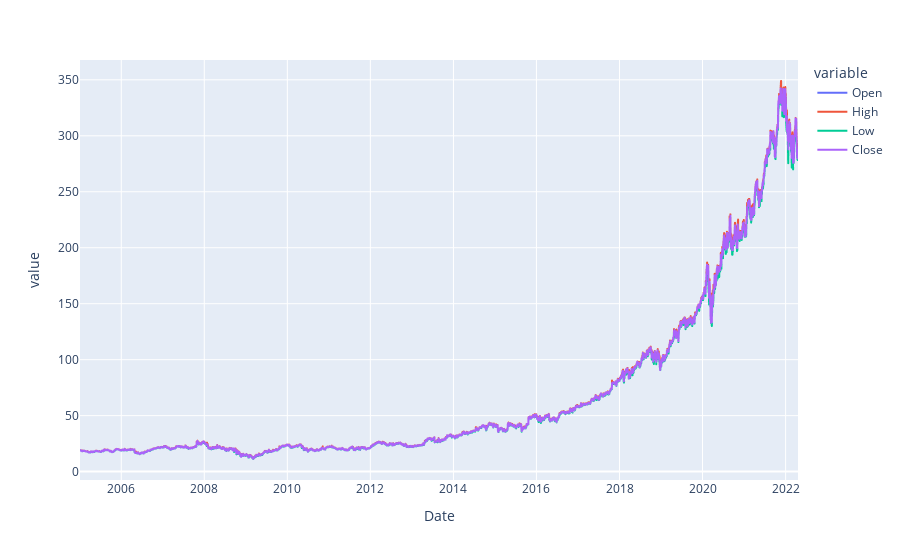

Notebook code cell kept with this figure:
### Code cell
hist[['Open', 'High', 'Low', 'Close']].plot()

### Figure 1 — Plotly figure (JSON) as saved in the notebook; plotly's stock layout.template omitted (floating-point values rounded to 4 significant figures; data arrays with more than 128 entries replaced by an {"elided": "..."} marker saying what was removed)
{"data": [{"hovertemplate": "variable=Open<br>Date=%{x}<br>value=%{y}<extra></extra>", "legendgroup": "Open", "line": {"color": "#636efa", "dash": "solid"}, "marker": {"symbol": "circle"}, "mode": "lines", "name": "Open", "showlegend": true, "type": "scattergl", "x": {"elided": "4355 str values"}, "xaxis": "x", "y": {"elided": "4355 float values"}, "yaxis": "y"}, {"hovertemplate": "variable=High<br>Date=%{x}<br>value=%{y}<extra></extra>", "legendgroup": "High", "line": {"color": "#EF553B", "dash": "solid"}, "marker": {"symbol": "circle"}, "mode": "lines", "name": "High", "showlegend": true, "type": "scattergl", "x": {"elided": "4355 str values"}, "xaxis": "x", "y": {"elided": "4355 float values"}, "yaxis": "y"}, {"hovertemplate": "variable=Low<br>Date=%{x}<br>value=%{y}<extra></extra>", "legendgroup": "Low", "line": {"color": "#00cc96", "dash": "solid"}, "marker": {"symbol": "circle"}, "mode": "lines", "name": "Low", "showlegend": true, "type": "scattergl", "x": {"elided": "4355 str values"}, "xaxis": "x", "y": {"elided": "4355 float values"}, "yaxis": "y"}, {"hovertemplate": "variable=Close<br>Date=%{x}<br>value=%{y}<extra></extra>", "legendgroup": "Close", "line": {"color": "#ab63fa", "dash": "solid"}, "marker": {"symbol": "circle"}, "mode": "lines", "name": "Close", "showlegend": true, "type": "scattergl", "x": {"elided": "4355 str values"}, "xaxis": "x", "y": {"elided": "4355 float values"}, "yaxis": "y"}], "layout": {"legend": {"title": {"text": "variable"}, "tracegroupgap": 0}, "margin": {"t": 60}, "xaxis": {"anchor": "y", "domain": [0, 1], "title": {"text": "Date"}}, "yaxis": {"anchor": "x", "domain": [0, 1], "title": {"text": "value"}}}}
